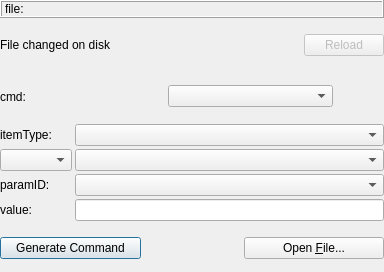
<?xml version="1.0" encoding="UTF-8"?>
<ui version="4.0">
 <class>CmdBuild</class>
 <widget class="QWidget" name="CmdBuild">
  <property name="geometry">
   <rect>
    <x>0</x>
    <y>0</y>
    <width>312</width>
    <height>272</height>
   </rect>
  </property>
  <property name="sizePolicy">
   <sizepolicy hsizetype="Preferred" vsizetype="Preferred">
    <horstretch>1</horstretch>
    <verstretch>1</verstretch>
   </sizepolicy>
  </property>
  <property name="sizeIncrement">
   <size>
    <width>1</width>
    <height>1</height>
   </size>
  </property>
  <property name="windowTitle">
   <string>Form1</string>
  </property>
  <layout class="QVBoxLayout">
   <property name="margin">
    <number>0</number>
   </property>
   <item>
    <widget class="QLabel" name="leFilename">
     <property name="minimumSize">
      <size>
       <width>310</width>
       <height>0</height>
      </size>
     </property>
     <property name="frameShape">
      <enum>QFrame::Box</enum>
     </property>
     <property name="frameShadow">
      <enum>QFrame::Raised</enum>
     </property>
     <property name="text">
      <string>file: &lt;none&gt;</string>
     </property>
     <property name="wordWrap">
      <bool>false</bool>
     </property>
     <property name="margin">
      <number>1</number>
     </property>
    </widget>
   </item>
   <item>
    <layout class="QHBoxLayout">
     <item>
      <widget class="QLabel" name="lblFileChanged">
       <property name="text">
        <string>File changed on disk</string>
       </property>
       <property name="wordWrap">
        <bool>false</bool>
       </property>
      </widget>
     </item>
     <item>
      <spacer name="spacer5">
       <property name="sizeType">
        <enum>QSizePolicy::Expanding</enum>
       </property>
       <property name="sizeHint" stdset="0">
        <size>
         <width>190</width>
         <height>20</height>
        </size>
       </property>
      </spacer>
     </item>
     <item>
      <widget class="QPushButton" name="pbReload">
       <property name="enabled">
        <bool>false</bool>
       </property>
       <property name="text">
        <string>Reload</string>
       </property>
      </widget>
     </item>
    </layout>
   </item>
   <item>
    <layout class="QHBoxLayout">
     <item>
      <widget class="QLabel" name="textLabel1_4">
       <property name="text">
        <string>cmd:</string>
       </property>
       <property name="wordWrap">
        <bool>false</bool>
       </property>
      </widget>
     </item>
     <item>
      <widget class="QComboBox" name="comboCmd"/>
     </item>
     <item>
      <spacer name="spacer7">
       <property name="sizeType">
        <enum>QSizePolicy::Expanding</enum>
       </property>
       <property name="sizeHint" stdset="0">
        <size>
         <width>51</width>
         <height>21</height>
        </size>
       </property>
      </spacer>
     </item>
    </layout>
   </item>
   <item>
    <layout class="QGridLayout">
     <item row="1" column="0">
      <widget class="QComboBox" name="comboItemIdentifierType"/>
     </item>
     <item row="1" column="1">
      <widget class="QComboBox" name="comboItemIdentifier"/>
     </item>
     <item row="3" column="1">
      <widget class="QLineEdit" name="leValue"/>
     </item>
     <item row="2" column="0">
      <widget class="QLabel" name="textLabel1_2">
       <property name="text">
        <string>paramID:</string>
       </property>
       <property name="wordWrap">
        <bool>false</bool>
       </property>
      </widget>
     </item>
     <item row="0" column="0">
      <widget class="QLabel" name="textLabel1_3">
       <property name="text">
        <string>itemType:</string>
       </property>
       <property name="wordWrap">
        <bool>false</bool>
       </property>
      </widget>
     </item>
     <item row="2" column="1">
      <widget class="QComboBox" name="comboParamName"/>
     </item>
     <item row="0" column="1">
      <widget class="QComboBox" name="comboItemType"/>
     </item>
     <item row="3" column="0">
      <widget class="QLabel" name="textLabel1">
       <property name="text">
        <string>value:</string>
       </property>
       <property name="wordWrap">
        <bool>false</bool>
       </property>
      </widget>
     </item>
    </layout>
   </item>
   <item>
    <layout class="QHBoxLayout">
     <item>
      <widget class="QPushButton" name="cmdGenerate">
       <property name="text">
        <string>Generate Command</string>
       </property>
       <property name="shortcut">
        <string/>
       </property>
       <property name="default">
        <bool>true</bool>
       </property>
      </widget>
     </item>
     <item>
      <spacer name="spacer6">
       <property name="sizeType">
        <enum>QSizePolicy::Expanding</enum>
       </property>
       <property name="sizeHint" stdset="0">
        <size>
         <width>100</width>
         <height>20</height>
        </size>
       </property>
      </spacer>
     </item>
     <item>
      <widget class="QPushButton" name="pbOpenFile">
       <property name="text">
        <string>Open &amp;File...</string>
       </property>
       <property name="shortcut">
        <string>Alt+F</string>
       </property>
       <property name="default">
        <bool>false</bool>
       </property>
      </widget>
     </item>
    </layout>
   </item>
  </layout>
 </widget>
 <layoutdefault spacing="3" margin="0"/>
 <pixmapfunction>qPixmapFromMimeSource</pixmapfunction>
 <resources/>
 <connections/>
</ui>
